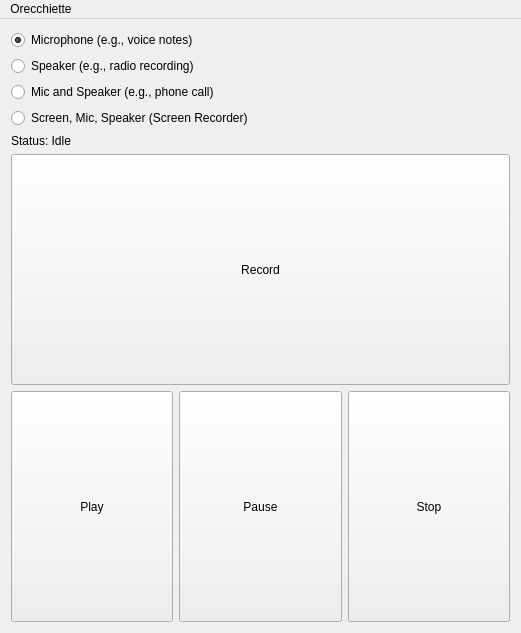
<?xml version="1.0" encoding="UTF-8"?>
<ui version="4.0">
 <class>MainWindow</class>
 <widget class="QMainWindow" name="MainWindow">
  <property name="geometry">
   <rect>
    <x>0</x>
    <y>0</y>
    <width>521</width>
    <height>633</height>
   </rect>
  </property>
  <property name="windowTitle">
   <string>Orecchiette</string>
  </property>
  <widget class="QWidget" name="centralWidget">
   <layout class="QVBoxLayout" name="verticalLayout_2">
    <item>
     <layout class="QVBoxLayout" name="verticalLayout">
      <item>
       <widget class="QRadioButton" name="inputButton">
        <property name="sizePolicy">
         <sizepolicy hsizetype="Minimum" vsizetype="Fixed">
          <horstretch>0</horstretch>
          <verstretch>0</verstretch>
         </sizepolicy>
        </property>
        <property name="text">
         <string>Microphone (e.g., voice notes)</string>
        </property>
        <property name="checked">
         <bool>true</bool>
        </property>
       </widget>
      </item>
      <item>
       <widget class="QRadioButton" name="outputButton">
        <property name="sizePolicy">
         <sizepolicy hsizetype="Minimum" vsizetype="Fixed">
          <horstretch>0</horstretch>
          <verstretch>0</verstretch>
         </sizepolicy>
        </property>
        <property name="text">
         <string>Speaker (e.g., radio recording)</string>
        </property>
       </widget>
      </item>
      <item>
       <widget class="QRadioButton" name="bothButton">
        <property name="sizePolicy">
         <sizepolicy hsizetype="Minimum" vsizetype="Fixed">
          <horstretch>0</horstretch>
          <verstretch>0</verstretch>
         </sizepolicy>
        </property>
        <property name="text">
         <string>Mic and Speaker (e.g., phone call)</string>
        </property>
       </widget>
      </item>
      <item>
       <widget class="QRadioButton" name="screenButton">
        <property name="text">
         <string>Screen, Mic, Speaker (Screen Recorder)</string>
        </property>
       </widget>
      </item>
     </layout>
    </item>
    <item>
     <widget class="QLabel" name="statusLabel">
      <property name="sizePolicy">
       <sizepolicy hsizetype="Preferred" vsizetype="Fixed">
        <horstretch>0</horstretch>
        <verstretch>0</verstretch>
       </sizepolicy>
      </property>
      <property name="text">
       <string>Status: Idle</string>
      </property>
     </widget>
    </item>
    <item>
     <widget class="QPushButton" name="recordButton">
      <property name="sizePolicy">
       <sizepolicy hsizetype="Minimum" vsizetype="Minimum">
        <horstretch>0</horstretch>
        <verstretch>0</verstretch>
       </sizepolicy>
      </property>
      <property name="text">
       <string>Record</string>
      </property>
      <property name="icon">
       <iconset resource="OreResources.qrc">
        <normaloff>:/icons/notrecording.png</normaloff>:/icons/notrecording.png</iconset>
      </property>
      <property name="iconSize">
       <size>
        <width>48</width>
        <height>48</height>
       </size>
      </property>
     </widget>
    </item>
    <item>
     <layout class="QHBoxLayout" name="horizontalLayout">
      <item>
       <widget class="QPushButton" name="playButton">
        <property name="sizePolicy">
         <sizepolicy hsizetype="Minimum" vsizetype="Minimum">
          <horstretch>0</horstretch>
          <verstretch>0</verstretch>
         </sizepolicy>
        </property>
        <property name="text">
         <string>Play</string>
        </property>
        <property name="icon">
         <iconset resource="OreResources.qrc">
          <normaloff>:/icons/play.png</normaloff>:/icons/play.png</iconset>
        </property>
        <property name="iconSize">
         <size>
          <width>48</width>
          <height>48</height>
         </size>
        </property>
       </widget>
      </item>
      <item>
       <widget class="QPushButton" name="pauseButton">
        <property name="sizePolicy">
         <sizepolicy hsizetype="Minimum" vsizetype="Minimum">
          <horstretch>0</horstretch>
          <verstretch>0</verstretch>
         </sizepolicy>
        </property>
        <property name="text">
         <string>Pause</string>
        </property>
        <property name="icon">
         <iconset resource="OreResources.qrc">
          <normaloff>:/icons/pause.png</normaloff>:/icons/pause.png</iconset>
        </property>
        <property name="iconSize">
         <size>
          <width>48</width>
          <height>48</height>
         </size>
        </property>
       </widget>
      </item>
      <item>
       <widget class="QPushButton" name="stopButton">
        <property name="sizePolicy">
         <sizepolicy hsizetype="Minimum" vsizetype="Minimum">
          <horstretch>0</horstretch>
          <verstretch>0</verstretch>
         </sizepolicy>
        </property>
        <property name="text">
         <string>Stop</string>
        </property>
        <property name="icon">
         <iconset resource="OreResources.qrc">
          <normaloff>:/icons/stop.png</normaloff>:/icons/stop.png</iconset>
        </property>
        <property name="iconSize">
         <size>
          <width>48</width>
          <height>48</height>
         </size>
        </property>
       </widget>
      </item>
     </layout>
    </item>
   </layout>
  </widget>
  <widget class="QMenuBar" name="menuBar">
   <property name="geometry">
    <rect>
     <x>0</x>
     <y>0</y>
     <width>521</width>
     <height>22</height>
    </rect>
   </property>
   <widget class="QMenu" name="menuOrecchiette">
    <property name="title">
     <string>Orecchiette</string>
    </property>
    <addaction name="actionPreferences"/>
    <addaction name="actionDocumentation"/>
    <addaction name="actionAbout"/>
   </widget>
   <addaction name="menuOrecchiette"/>
  </widget>
  <action name="actionPreferences">
   <property name="text">
    <string>Preferences</string>
   </property>
  </action>
  <action name="actionAbout">
   <property name="text">
    <string>About</string>
   </property>
  </action>
  <action name="actionDocumentation">
   <property name="text">
    <string>Documentation</string>
   </property>
  </action>
 </widget>
 <layoutdefault spacing="6" margin="11"/>
 <resources>
  <include location="OreResources.qrc"/>
 </resources>
 <connections/>
</ui>
